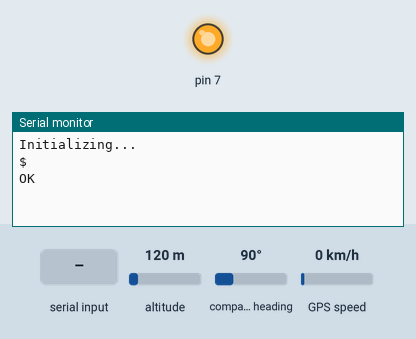
The sketch below on a simulated Arduino Uno, built with avr-gcc and run on an emulated ATmega328P. Shown: output pins drawn as LEDs (lit = HIGH), the last lines printed to the serial monitor. The test bench sets the inputs (shaded band); at power-on: compass heading 90°, altitude 120 m, GPS speed 0 km/h. The GPS gets a fix after 3 s at 37.7749, -122.4194 with 8 satellites; the modem accepts every AT command (registered, SIM ready, sends succeed) and sends nothing else.

Above: at 2.3 s.
2.4 s: "1" received over the second serial link
At 3.7 s:
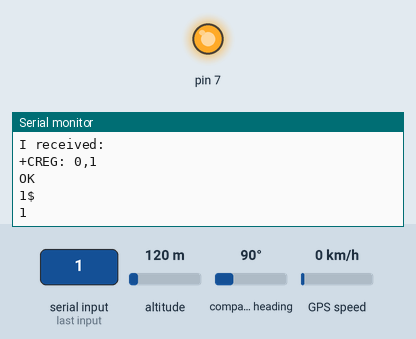
5.0 s: compass heading set to 6°
At 7.1 s:
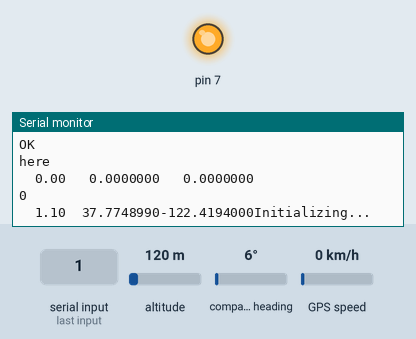

Measured:
- after the input at 2.4 s, the serial monitor: prints a new line after 1.1 s (image 1)
- after the input at 5.0 s, the serial monitor: prints a new line after 1.0 s (image 2)

The sketch:

gsm_gps_02.ino
```cpp
#include <TinyGPS++.h>
#include <SoftwareSerial.h>
#include "LowPower.h"
/*
   This sample code demonstrates the normal use of a TinyGPS++ (TinyGPSPlus) object.
   It requires the use of SoftwareSerial, and assumes that you have a
   4800-baud serial GPS device hooked up on pins 4(rx) and 3(tx).
*/
static const int RXPin = 8, TXPin = 9;  // 6, 5 RX TX
static const uint32_t GPSBaud = 4800; // 4800 untuk 3.3v

// The TinyGPS++ object
TinyGPSPlus gps;

// The serial connection to the GPS device
SoftwareSerial ss(RXPin, TXPin);

static float f_val = 0.0;
static char outstr[15];
static int count = 0;
char buffer[20];

//Create software serial object to communicate with SIM800L
SoftwareSerial mySerial(10, 11); //SIM800L Tx & Rx is connected to Arduino #3 & #2 // 4 3


// Use pin 2 as wake up pin
const int wakeUpPin = 2;

int ledPin = 9;    // LED connected to digital pin 9
void wakeUp()
{
  // Just a handler for the pin interrupt.
  //  digitalWrite(7, HIGH);
  //  count = 0;
}
void setup()
{
  pinMode(wakeUpPin, INPUT);
  pinMode(7, OUTPUT);
  digitalWrite(7, HIGH);

  Serial.begin(9600);
  ss.begin(GPSBaud);

  //Begin serial communication with Arduino and SIM800L
  mySerial.begin(9600);

//  mySerial.println("AT"); //Once the handshake test is successful, it will back to OK
//  updateSerial();
//  char isConnect;
//  do
//  {
//
//    mySerial.println("AT+CREG?"); //Check whether it has registered in the network
//    delay(10);
//    String x;
//    if (mySerial.available() > 0)
//    {
//      x = mySerial.readString();
//      Serial.print("I received: ");
//      Serial.println(x);
//      isConnect = x.charAt(20);
//      Serial.println(isConnect);
//    }
//  } while (isConnect != '1' && isConnect != '5');
//
//  mySerial.println("AT+CMGF=1"); // Configuring TEXT mode
//  updateSerial();
//  delay(1000);

  //  init_gsm();
  //  do {
  //    send_gps();
  //    //    Serial.print("ini looping ke-");
  //    //    Serial.println(count);
  //  } while (count < 5);
  //  smartDelay(5000);
}

void loop()
{
  /*====================== ENTER THE SLEEP MODE ============================*/

  //  if (count == 5)
  //  {

  //  digitalWrite(7, LOW);
  // Allow wake up pin to trigger interrupt on low.
  //  attachInterrupt(digitalPinToInterrupt(wakeUpPin), wakeUp, LOW);

  // Enter power down state with ADC and BOD module disabled.
  // Wake up when wake up pin is low.
  //  LowPower.powerDown(SLEEP_FOREVER, ADC_OFF, BOD_OFF);

  // Disable external pin interrupt on wake up pin.
  //  detachInterrupt(digitalPinToInterrupt(wakeUpPin));
  //  Serial.println("Enter Sleep Mode");
  //    count = 0;
  //  }

  // Do something here
  // Example: Read sensor, data logging, data transmission.
  //  for (int i = 0; i < 5; i++)
  //  {
  //    for (int fadeValue = 0 ; fadeValue <= 255; fadeValue += 5) {
  //      // sets the value (range from 0 to 255):
  //      analogWrite(ledPin, fadeValue);
  //      // wait for 30 milliseconds to see the dimming effect
  //      delay(30);
  //    }
  //
  //    // fade out from max to min in increments of 5 points:
  //    for (int fadeValue = 255 ; fadeValue >= 0; fadeValue -= 5) {
  //      // sets the value (range from 0 to 255):
  //      analogWrite(ledPin, fadeValue);
  //      // wait for 30 milliseconds to see the dimming effect
  //      delay(30);
  //    }
  //  }


  //  Serial.println("Begin to transmitting data");
  //  digitalWrite(7, HIGH);
  //  count = 0;
  /*====================== TO ENSURE THAT THE GSM IS CONNECTED ============================*/
  init_gsm();
  Serial.println("here");
  /*====================== CONNECTING THE GPS ============================*/
  //    digitalWrite(7, HIGH);
  do {
    send_gps();
    //    Serial.print("ini looping ke-");
    //    Serial.println(count);
  } while (count < 5);
  Serial.println("sleep ...");
  Serial.println(count);
  delay(6000);
  digitalWrite(7, LOW);

  //  while (count < 5)
  //  {
  //    static char hdop_str[10];
  //    static char lat_str[20];
  //    static char lng_str[20];
  //    String str = "";
  //
  //    ss.listen();
  //    dtostrf(gps.hdop.hdop(), 6, 2, hdop_str);
  //    dtostrf(gps.location.lat(), 12, 7, lat_str);
  //    dtostrf(gps.location.lng(), 12, 7, lng_str);
  //
  //    str += hdop_str;
  //    str += lat_str;
  //    str += lng_str;
  //    Serial.println(str);
  //
  //    if (count > 0 && count < 5)
  //    {
  //      static String out;
  //      out += str;
  //      Serial.println("disini");
  //      if (count == 4)
  //      {
  //        mySerial.listen();
  //        mySerial.println("AT+CMGS=\"+6282130310254\"");//change ZZ with country code and xxxxxxxxxxx with phone number to sms +6282130310254  +6285270817607
  //        updateSerial();
  //        mySerial.print(out);
  //        updateSerial();
  //        mySerial.write(26); // Carriage Return
  //        Serial.println("\nSent");
  //      }
  //    }
  //
  //    if (gps.hdop.isValid() && gps.location.isValid())
  //    {
  //      count++;
  //    }
  //    Serial.println(count);
  //    smartDelay(1000);
  //  }
  //  smartDelay(1000);
  //  Serial.println("Transmission succeed");
}


void init_gsm() {
//  count = 0;
  digitalWrite(7, HIGH);
  char isConnect;
  String x;

  Serial.println("Initializing...");
  delay(1000);

  mySerial.listen();
  mySerial.println("AT"); //Once the handshake test is successful, it will back to OK
  updateSerial();

  do
  {
    mySerial.println("AT+CREG?"); //Check whether it has registered in the network
    delay(10);

    if (mySerial.available() > 0)
    {
      x = mySerial.readString();
      Serial.print("I received: ");
      Serial.println(x);
      isConnect = x.charAt(20);
      Serial.println(isConnect);
    }
  } while (isConnect != '1' && isConnect != '5');

  mySerial.println("AT+CMGF=1"); // Configuring TEXT mode
  updateSerial();
  delay(1000);
}

void send_gps()
{
  static char hdop_str[10];
  static char lat_str[20];
  static char lng_str[20];
  String str = "";
  static String out;

  ss.listen();
  dtostrf(gps.hdop.hdop(), 6, 2, hdop_str);
  dtostrf(gps.location.lat(), 12, 7, lat_str);
  dtostrf(gps.location.lng(), 12, 7, lng_str);

  str += hdop_str;
  str += lat_str;
  str += lng_str;
  Serial.println(str);

  if (count > 0 && count < 5)
  {
    out += str;
    Serial.println("disini");
    if (count == 4)
    {
      mySerial.listen();
      mySerial.println("AT+CMGS=\"+6282130310254\"");//change ZZ with country code and xxxxxxxxxxx with phone number to sms +6282130310254  +6285270817607
      updateSerial();
      mySerial.print(out);
      updateSerial();
      mySerial.write(26); // Carriage Return
      Serial.println("\nSent");
      Serial.println(out);
      out = "";
    }
  }

  if (gps.hdop.isValid() && gps.location.isValid())
  {
    count++;
  }
  Serial.println(count);
  smartDelay(1000);

}
void updateSerial()
{
  delay(500);
  while (Serial.available())
  {
    mySerial.write(Serial.read());//Forward what Serial received to Software Serial Port
  }
  while (mySerial.available())
  {
    Serial.write(mySerial.read());//Forward what Software Serial received to Serial Port
  }
}

// This custom version of delay() ensures that the gps object
// is being "fed".
static void smartDelay(unsigned long ms)
{
  unsigned long start = millis();
  do
  {
    while (ss.available())
      gps.encode(ss.read());
  } while (millis() - start < ms);
}


static void printFloat(float val, bool valid, int len, int prec)
{
  //  char buffer[12];
  //  sprintf(buffer, "%d %d \n", gps.hdop.isValid(), gps.location.isValid());
  //  Serial.print(buffer);
  if (!valid)
  {
    while (len-- > 1)
      Serial.print('*');
    Serial.print(' ');
  }
  else
  {
    Serial.print(val, prec);
    int vi = abs((int)val);
    int flen = prec + (val < 0.0 ? 2 : 1); // . and -
    flen += vi >= 1000 ? 4 : vi >= 100 ? 3 : vi >= 10 ? 2 : 1;
    for (int i = flen; i < len; ++i)
      Serial.print(' ');
  }
  smartDelay(0);
}
```
